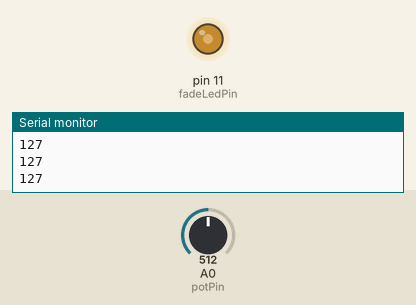
This sketch was run on a simulated Arduino Uno, built with avr-gcc and run on an emulated ATmega328P. On the bench: output pins drawn as LEDs (lit = HIGH), the last lines printed to the serial monitor. The inputs (shaded band) are chosen by the test bench; at power-on: A0 (potPin) = 512.

Above: at 1.2 s.
1.3 s: A0 (potPin) set to 716
At 2.5 s:
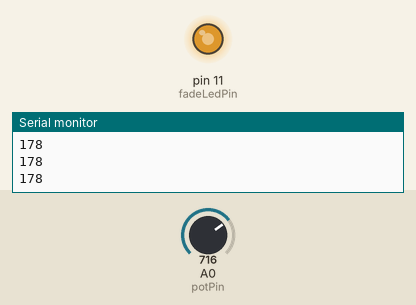
2.8 s: A0 (potPin) set to 900
At 4.0 s:
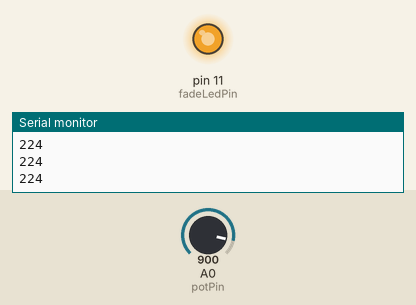
4.3 s: A0 (potPin) set to 122
At 5.0 s:
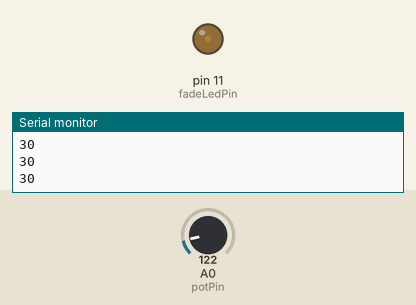
5.8 s: A0 (potPin) set to 0
At 6.1 s:
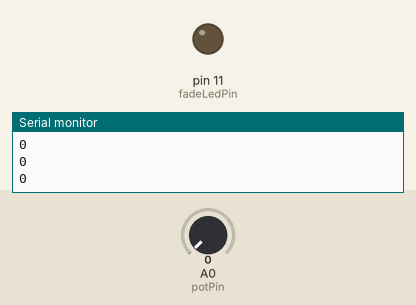
7.3 s: A0 (potPin) set to 511
At 8.5 s:
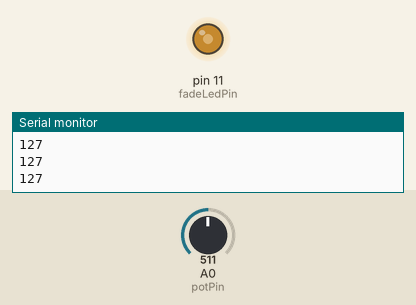
Timing chart, 0 to 9.8 s (numbered marks = the images above; inputs shaded):
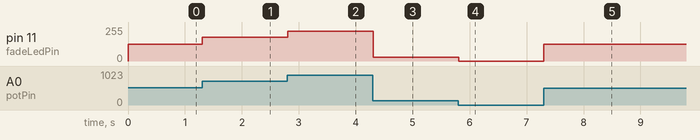

The sketch:

using_data.ino
```cpp
int fadeLedPin = 11;
int fadeAmount; // A variable to store the brightness of the LED.
int potPin = A0;
int potValue; // A variable to store the pot data.
void setup() {
  Serial.begin(9600);
}
void loop() {
  potValue = analogRead(potPin); // Read the potentiometer
  fadeAmount = map(potValue, 0, 1023, 0, 255); // map the value to 0-255
  Serial.println(fadeAmount);
  analogWrite(fadeLedPin, fadeAmount); // Send the value to the LED.
}
```

Measured:
- after the input at 1.3 s, pin 11 (fadeLedPin): 127/255 → 178/255 at once
- after the input at 2.8 s, pin 11 (fadeLedPin): 178/255 → 224/255 at once
- after the input at 4.3 s, pin 11 (fadeLedPin): 224/255 → 30/255 at once
- after the input at 5.8 s, pin 11 (fadeLedPin): 30/255 → 0/255 at once
- after the input at 7.3 s, pin 11 (fadeLedPin): 0/255 → 127/255 at once
